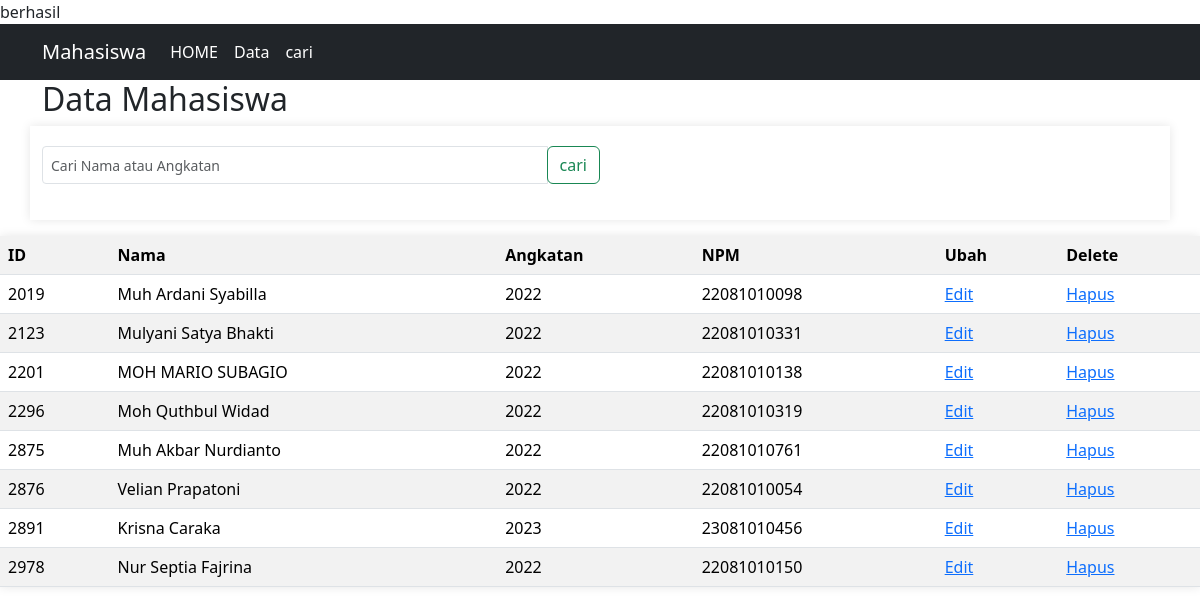
The page /mencari_data.php on the database its author committed.
### tables this page shows
CREATE TABLE `tb_mahasiswa` (
  `id_mahasiswa` int(50) NOT NULL,
  `Nama` varchar(255) NOT NULL,
  `Angkatan` int(10) NOT NULL,
  `NPM` varchar(50) NOT NULL
);

### mencari_data.php (the view, shortened to what this page needs)
<?php
include("koneksi.php");
?>
<!DOCTYPE html>
<html lang="en">
<head>
</head>
<link href="https://cdn.jsdelivr.net/npm/bootstrap@5.3.2/dist/css/bootstrap.min.css" rel="stylesheet">
<body>
    <div>
        <nav class="navbar navbar-expand-lg navbar-dark bg-dark">
  <div class="container">
    <a class="navbar-brand" href="#">Mahasiswa</a>
    <div class="collapse navbar-collapse" id="navbarNavAltMarkup">
      <div class="navbar-nav">
        <a class="nav-link active" aria-current="page" href="index.php">HOME</a>
        <a class="nav-link active" aria-current="page" href="mahasiswa.php">Data</a>
        <a class="nav-link active" aria-current="page" href="mencari_data.php">cari</a>
      </div>
    </div>
  </div>
</nav>
</div>
<div class="container">
    <h2>Data Mahasiswa</h2>
    <div class="row">
        <form method="get" action="<?php echo $_SERVER["PHP_SELF"]; ?>">
            <div class="col-12 col-md-6 col-lg-6">
             <div class="input-group input-group-sm mb-3">
               <input name="search" type="text" id="search" class="form-control" placeholder="Cari Nama atau Angkatan">
                 <div class="input-group-append">
                  <button class="btn btn-outline-success" type="submit" name="submit_search">cari</button>
                  </div>
              </div>
          </div>
        </form>
    </div>
</div>
    <table class="table table-striped mt-3">
        <tr>
            <th>ID</th>
            <th>Nama</th>
            <th>Angkatan</th>
            <th>NPM</th>
            <th>Ubah</th>
            <th>Delete</th>
        </tr>
        <?php
        if ($_SERVER["REQUEST_METHOD"] == "GET" && isset($_GET["submit_search"])) {
            $search_keyword = $_GET["search"];
            $sql = "SELECT * FROM tb_mahasiswa WHERE Nama LIKE '%$search_keyword%' OR Angkatan LIKE '%$search_keyword%'";
            $result = $koneksi->query($sql);
            if ($result->num_rows > 0) {
                while ($row = $result->fetch_assoc()) {
                    echo "<tr>";
                    echo "<td>" . $row["id_mahasiswa"] . "</td>";
                    echo "<td>" . $row["Nama"] . "</td>";
                    echo "<td>" . $row["Angkatan"] . "</td>";
                    echo "<td>" . $row["NPM"] . "</td>";
                    echo "<td><a href='edit.php?id=" . $row["id_mahasiswa"]  . "'>Edit</a></td>";
                    echo "<td><a href='hapus.php?id=" . $row["id_mahasiswa"] . "'>Hapus</a></td>";
                    echo "</tr>";
                }
            } else {
                echo "<tr><td colspan='6'>Tidak ada hasil pencarian.</td></tr>";
            }
        } else {
            $result = $koneksi->query("SELECT * FROM tb_mahasiswa");
            if ($result->num_rows > 0) {
                while ($row = $result->fetch_assoc()) {
                    echo "<tr>";
                    echo "<td>" . $row["id_mahasiswa"] . "</td>";
                    echo "<td>" . $row["Nama"] . "</td>";
                    echo "<td>" . $row["Angkatan"] . "</td>";
                    echo "<td>" . $row["NPM"] . "</td>";
                    echo "<td><a href='edit.php?id=" . $row["id_mahasiswa"] . "'>Edit</a></td>";
                    echo "<td><a href='hapus.php?id=" . $row["id_mahasiswa"] . "'>Hapus</a></td>";
                    echo "</tr>";
                }
            }
        }
        ?>
    </table>
</body>
</html>

### mencari_data.php (style rules this page uses)
body { font-family: 'Segoe UI', Tahoma, Geneva, Verdana, sans-serif; margin: 20px; background-color: #f4f4f4; color: #333; }
h2 { color: #0066cc; }
table { width: 100%; border-collapse: collapse; margin-top: 20px; background-color: #fff; box-shadow: 0 0 10px rgba(0, 0, 0, 0.1); }
th, td { border: 1px solid #ddd; padding: 12px; text-align: left; }
th { background-color: #f2f2f2; }
form { max-width: 400px; margin: auto; background-color: #fff; padding: 20px; box-shadow: 0 0 10px rgba(0, 0, 0, 0.1); margin-top: 20px; }
input { width: 100%; padding: 10px; margin-bottom: 15px; box-sizing: border-box; }
button { background-color: #4CAF50; color: white; padding: 12px 20px; border: none; border-radius: 4px; cursor: pointer; font-size: 16px; }

### rows shown on the page
tb_mahasiswa: id_mahasiswa "2019", Nama "Muh Ardani Syabilla", Angkatan "2022", NPM "22081010098"
tb_mahasiswa: id_mahasiswa "2123", Nama "Mulyani Satya Bhakti", Angkatan "2022", NPM "22081010331"
tb_mahasiswa: id_mahasiswa "2201", Nama "MOH MARIO SUBAGIO", Angkatan "2022", NPM "22081010138"
tb_mahasiswa: id_mahasiswa "2296", Nama "Moh Quthbul Widad", Angkatan "2022", NPM "22081010319"
tb_mahasiswa: id_mahasiswa "2875", Nama "Muh Akbar Nurdianto", Angkatan "2022", NPM "22081010761"
tb_mahasiswa: id_mahasiswa "2876", Nama "Velian Prapatoni", Angkatan "2022", NPM "22081010054"
tb_mahasiswa: id_mahasiswa "2891", Nama "Krisna Caraka", Angkatan "2023", NPM "23081010456"
tb_mahasiswa: id_mahasiswa "2978", Nama "Nur Septia Fajrina", Angkatan "2022", NPM "22081010150"
